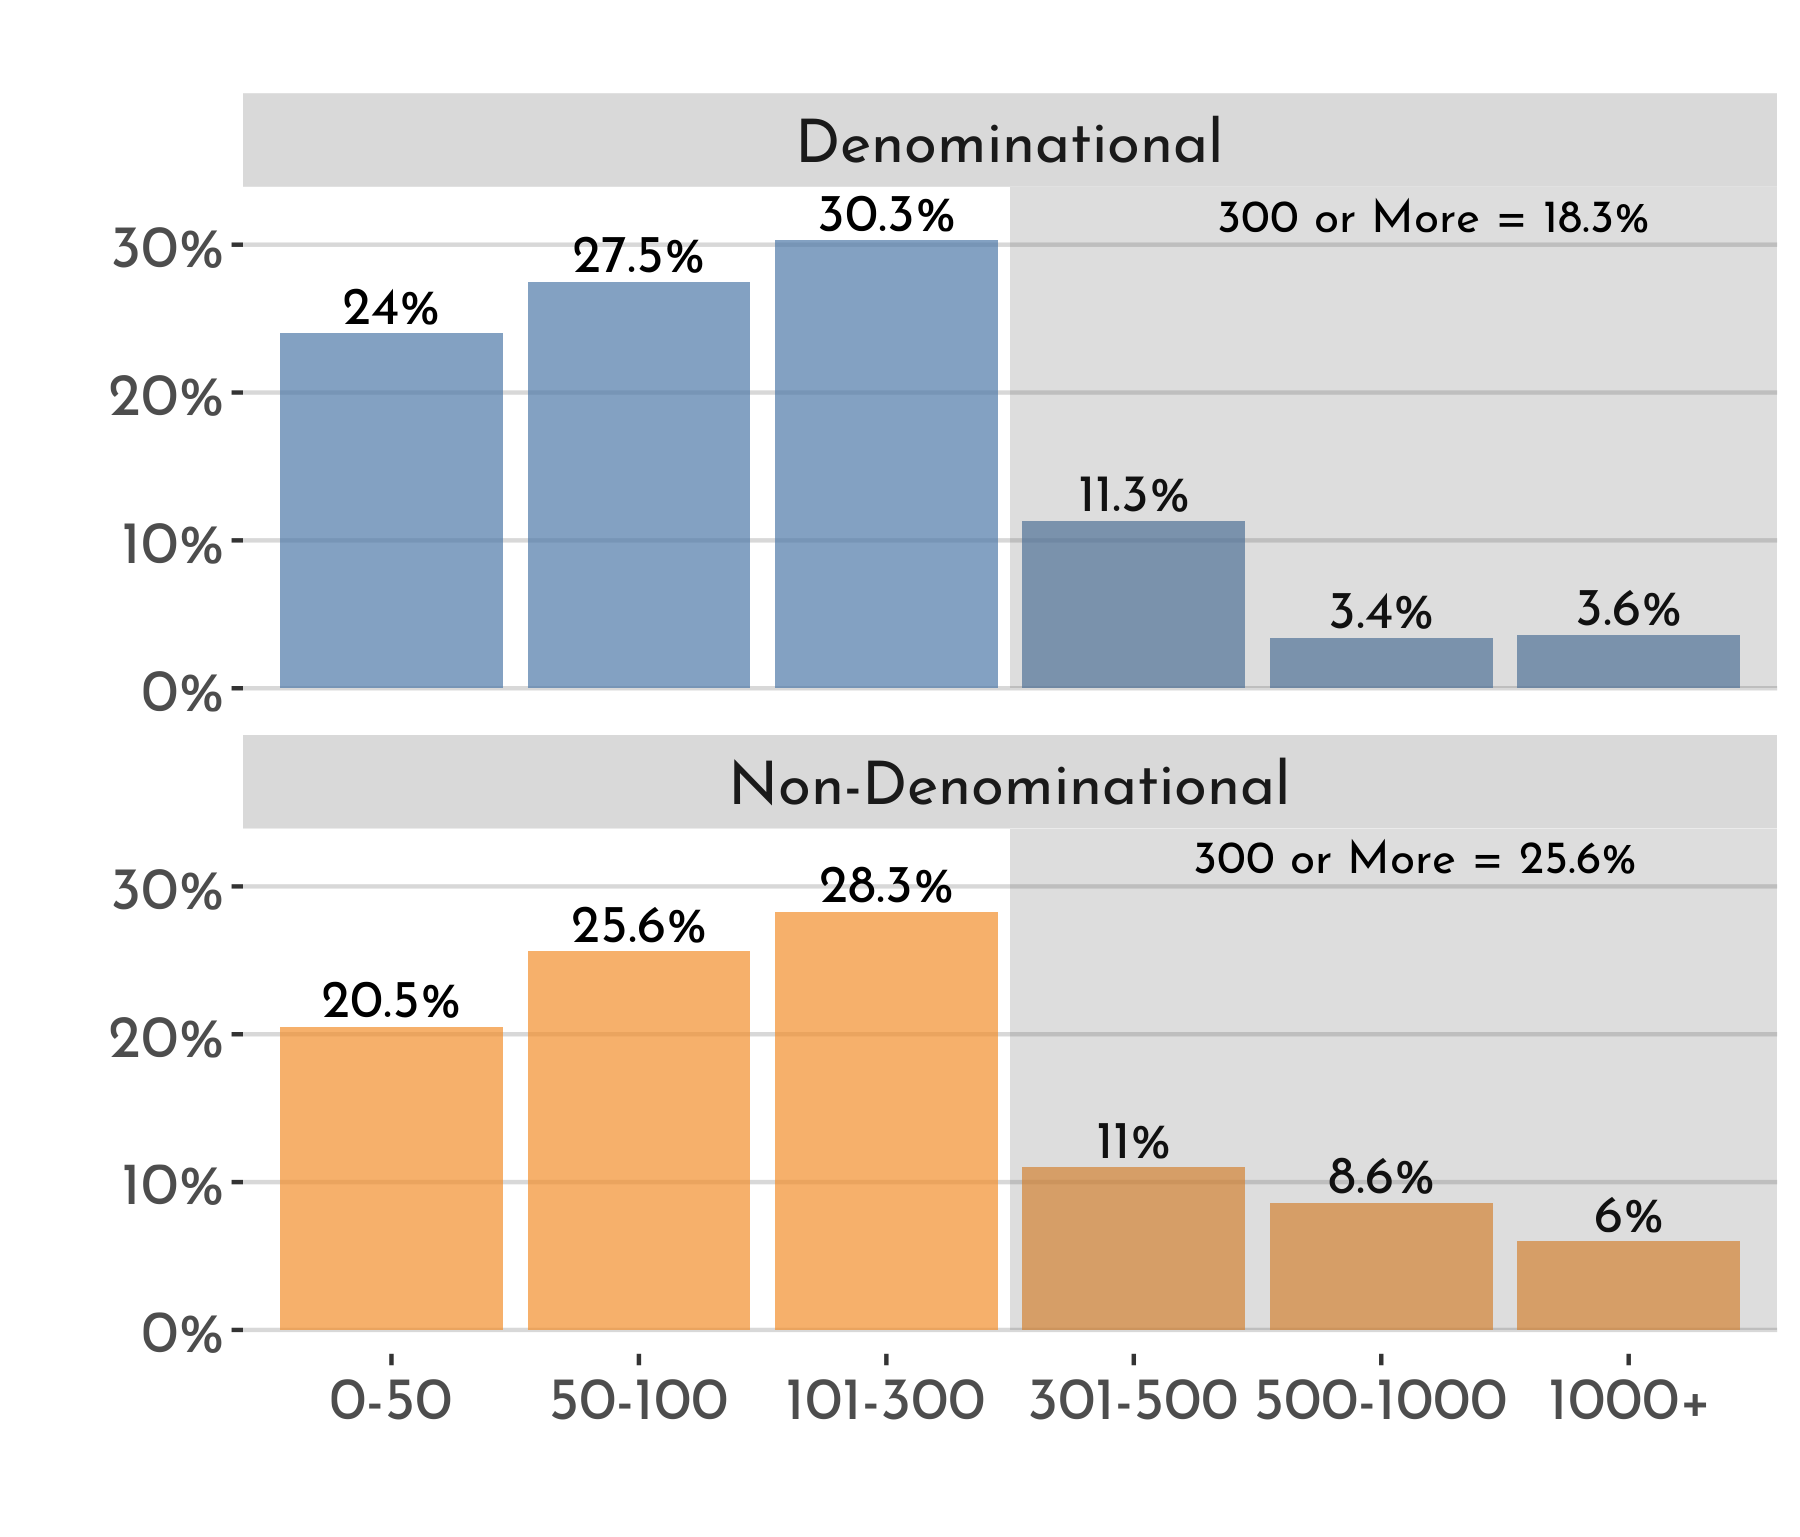

Here is the R script that generated this plot:
graph <- nd %>% mutate(nonden=car::recode(q3, "1=1; 2:17=0"),
              nonden=frcode(nonden==0 ~ "Denominational",
                            nonden==1 ~ "Non-Denominational")) %>% 
  group_by(nonden) %>% 
  ct(q24, show_na = FALSE, wt = weight) %>% 
  mutate(size = frcode(q24 == 4 ~ "0-50",
                       q24 == 7 ~ "50-100",
                       q24 == 8 ~ "101-300",
                       q24 == 9 ~ "301-500",
                       q24 == 10 ~ "500-1000",
                       q24 == 11 ~ "1000+"))


dat_text <- data.frame(
  nonden = c("Denominational", "Non-Denominational"),
  label   = c(" 300 or More = 18.3%", "300 or More = 25.6%")
)



graph %>% 
  ggplot(., aes(x = size, y = pct, fill = nonden)) +
  geom_col(alpha = .7) + 
  facet_wrap(~ nonden, ncol = 1) +
  theme_gg("Josefin Sans") +
  scale_fill_tableau() + 
  y_pct() + 
  geom_text(aes(y = pct + .02, label = paste0(pct*100, '%')), position = position_dodge(width = .9), size = 4.5, family = "font") +
  labs(x = "", y = "", title = "") +
  annotate("rect", xmin = 3.5, xmax = 6.6, ymin = 0, ymax = Inf, alpha = .2) +
  geom_text(data = dat_text, mapping = aes(x = -Inf, y = -Inf, label = label), hjust = -2.15, vjust = -14, family = "font") +
  theme(plot.title = element_text(size = 12)) +
  ggsave("D://nd/graph_off/sizeofcong.png", type = "cairo-png", width = 6) 